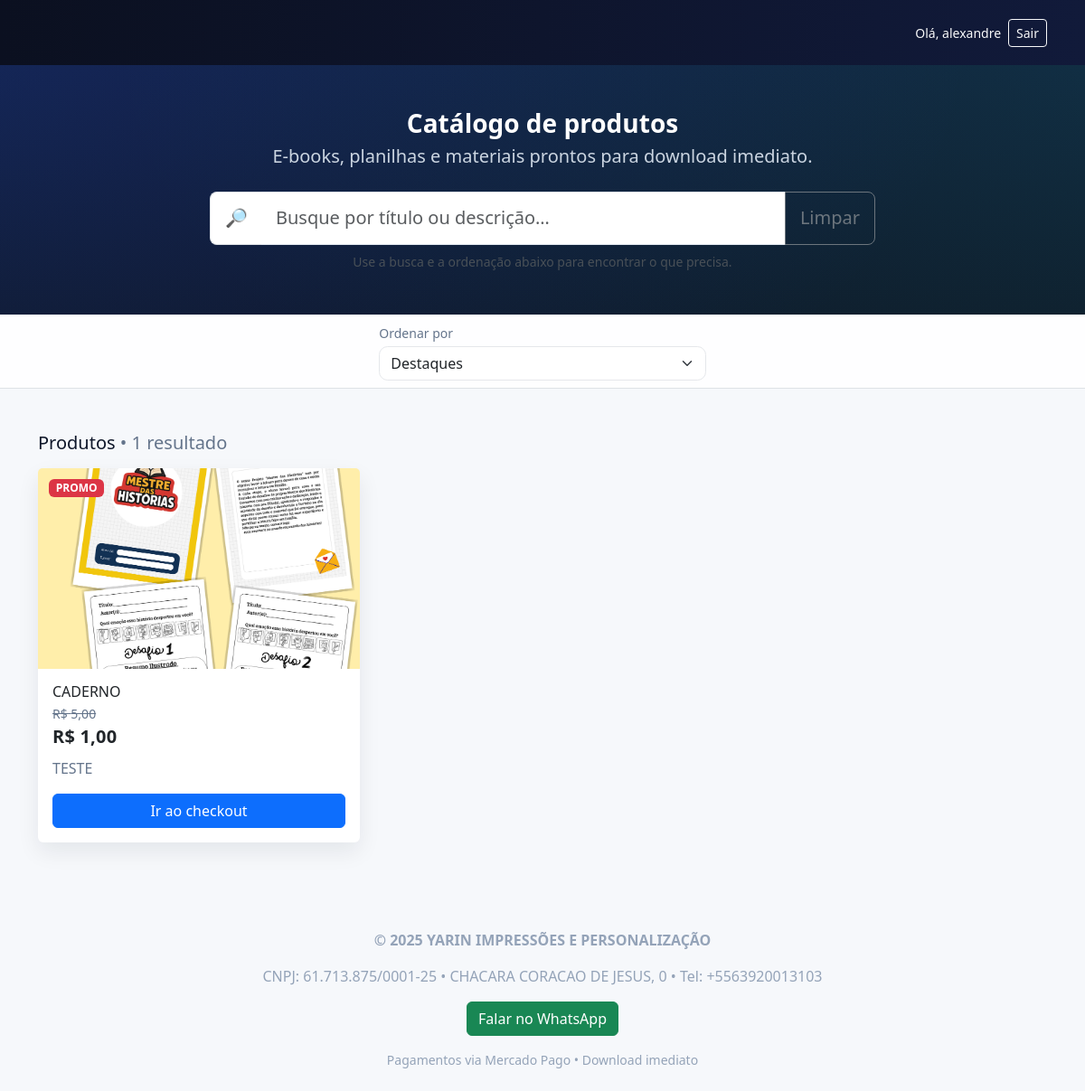
The page /produtos/ (signed in) on the database its author committed.
### vendas/models.py (models this page shows, shortened)
class Product(models.Model):
    title = models.CharField("Título", max_length=160)
    slug = models.SlugField(unique=True, max_length=180, editable=False)
    checkout_token = models.UUIDField(default=uuid.uuid4, editable=False, unique=True)
    description = models.TextField("Descrição", blank=True)
    image = models.ImageField(
        "Imagem",
        upload_to="produtos/imagens/",
        blank=True, null=True,
        **IMAGE_STORAGE_KW,
    )
    video_url = models.URLField("Vídeo (URL)", blank=True)
    digital_file = models.FileField(
        "Arquivo digital",
        upload_to="produtos/arquivos/",
        blank=True, null=True,
        **RAW_STORAGE_KW,
    )
    price = models.DecimalField("Preço (R$)", max_digits=10, decimal_places=2)
    promo_active = models.BooleanField("Promoção ativa?", default=False)
    promo_price = models.DecimalField(
        "Preço promocional (R$)", max_digits=10, decimal_places=2, blank=True, null=True
    )
    active = models.BooleanField("Ativo", default=True)
    created_at = models.DateTimeField(auto_now_add=True)
    class Meta:
        ordering = ["-created_at"]
    def get_checkout_url(self):
        return reverse("checkout", args=[self.slug, str(self.checkout_token)])
    @property
    def has_promo(self) -> bool:
        return bool(self.promo_active and self.promo_price and self.promo_price < self.price)
    @property
    def price_to_charge(self):
        return self.promo_price if self.has_promo else self.price

class Company(models.Model):
    corporate_name = models.CharField("Razão social", max_length=160)
    trade_name     = models.CharField("Nome fantasia", max_length=160, blank=True)
    cnpj           = models.CharField("CNPJ", max_length=18, unique=True,
                                      help_text="Ex.: 12.345.678/0001-95")
    address        = models.TextField("Endereço", blank=True)
    phone_e164     = models.CharField(
        "Telefone (E.164)", max_length=20, blank=True,
        validators=[phone_e164_validator],
        help_text="Ex.: +556300000000",
    )
    logo = models.ImageField(
        "Logo",
        upload_to="empresa/logos/",
        blank=True, null=True,
        **(globals().get("IMAGE_STORAGE_KW", {})),  # usa Cloudinary se estiver ativo
    )
    active     = models.BooleanField("Ativa?", default=True)
    created_at = models.DateTimeField(auto_now_add=True)
    updated_at = models.DateTimeField(auto_now=True)
    class Meta:
        verbose_name = "Empresa"
        verbose_name_plural = "Empresas"
        ordering = ["-created_at"]

### vendas/views.py (the view)
# urls.py: path("produtos/", views.catalog, name="catalog"),
def catalog(request):
    products = Product.objects.filter(active=True).order_by("-created_at")
    company = Company.objects.filter(active=True).first()  # para logo/nome/whatsapp no template
    now = timezone.now()
    today = timezone.localdate()
    start_30 = now - timedelta(days=30)
    today_new = Product.objects.filter(active=True, created_at__date=today).count()
    paid_30_qs = Order.objects.filter(status="paid", created_at__gte=start_30)
    agg = paid_30_qs.aggregate(
        receita_30d=Coalesce(
            Sum("amount"),
            Value(Decimal("0.00")),
            output_field=DecimalField(max_digits=12, decimal_places=2),
        ),
        pedidos_30d=Count("id"),
    )
    receita_30d = agg["receita_30d"] or Decimal("0.00")
    pedidos_30d = agg["pedidos_30d"] or 0
    ticket_30d = (receita_30d / pedidos_30d) if pedidos_30d else Decimal("0.00")
    ctx = {
        "products": products,
        "company": company,           # <<< usado no header/rodapé
        "now": now,                   # se o template usar {{ now|date:"Y" }}
        "kpi_today_new": today_new,
        "kpi_receita_30d": receita_30d,
        "kpi_pedidos_30d": pedidos_30d,
        "kpi_ticket_30d": ticket_30d,
    }
    return render(request, "vendas/home_public.html", ctx)

### vendas/templates/vendas/home_public.html (shortened to what this page needs)
<!doctype html>
<html lang="pt-br">
<head>
  <link href="https://cdn.jsdelivr.net/npm/bootstrap@5.3.3/dist/css/bootstrap.min.css" rel="stylesheet" />
</head>
<body>
<nav class="navbar nav-lite navbar-dark">
  <div class="container">
    <div class="d-flex w-100 align-items-center" style="min-height:56px;">
      <div class="ms-auto d-none d-md-flex align-items-center gap-2">
        {% if user.is_authenticated %}
          <span class="text-light small">Olá, {{ user.username }}</span>
          <a class="btn btn-outline-light btn-sm" href="{% url 'logout' %}">Sair</a>
        {% else %}
          <a class="btn btn-outline-light btn-sm" href="{% url 'login' %}">Entrar</a>
        {% endif %}
      </div>
    </div>
  </div>
</nav>
<header class="hero py-5">
  <div class="container">
    <div class="row g-4 align-items-center">
      <div class="col-lg-8 mx-auto text-center">
        <h1 class="hero-title">Catálogo de produtos</h1>
        <p class="lead mb-4">E-books, planilhas e materiais prontos para download imediato.</p>
        <div class="search-wrap">
          <div class="input-group input-group-lg">
            <span class="input-group-text bg-white border-end-0">🔎</span>
            <input id="q" type="search" class="form-control border-start-0" placeholder="Busque por título ou descrição…" aria-label="Buscar produtos">
            <button id="btn-clear" class="btn btn-outline-secondary">Limpar</button>
          </div>
          <div class="small mt-2 text-light-emphasis">
            Use a busca e a ordenação abaixo para encontrar o que precisa.
          </div>
        </div>
      </div>
    </div>
  </div>
</header>
<div class="sticky-topbar border-bottom py-2">
  <div class="container">
    <div class="row g-3 align-items-center toolbar justify-content-center">
      <div class="col-12 col-md-4">
        <label for="sortSel" class="form-label small text-muted-2 mb-1">Ordenar por</label>
        <select id="sortSel" class="form-select">
          <option value="featured">Destaques</option>
        </select>
      </div>
    </div>
  </div>
</div>
<main class="container py-4 py-md-5">
  <div class="d-flex align-items-center justify-content-between mb-3">
    <h2 class="h5 m-0">Produtos <span class="text-muted-2 fw-normal" id="resCount"></span></h2>
  </div>
  {% if products %}
    <div id="grid" class="row g-4">
      {% for p in products %}
        {% with eff=p.price_to_charge old=p.price %}
        <div class="col-12 col-sm-6 col-lg-4 product-card"
             data-title="{{ p.title|lower }}"
             data-desc="{{ p.description|default:''|lower }}"
             data-price="{{ eff|floatformat:2 }}"
             data-created="{{ p.created_at|date:'U' }}">
          <div class="card card-clean h-100 position-relative">
            {% if p.image %}
              <img src="{{ p.image.url }}" class="card-img-top" alt="{{ p.title }}">
            {% else %}
              <div class="card-img-top d-flex align-items-center justify-content-center" style="background:#eef2f7; aspect-ratio:16/10;">
                <span class="text-muted">Sem imagem</span>
              </div>
            {% endif %}
            {% if p.has_promo %}
              <span class="badge bg-danger promo-badge">PROMO</span>
            {% endif %}
            <div class="card-body d-flex flex-column">
              <h3 class="h6 mb-1">{{ p.title }}</h3>
              {% if p.has_promo %}
                <div class="old-price small"><del>R$ {{ old|floatformat:2 }}</del></div>
              {% endif %}
              <div class="price fs-5 mb-2">R$ {{ eff|floatformat:2 }}</div>
              <p class="text-muted-2 flex-grow-1 mb-3">{{ p.description|default:""|truncatewords:24 }}</p>
              <a class="btn btn-primary w-100" href="{{ p.get_checkout_url }}">Ir ao checkout</a>
            </div>
          </div>
        </div>
        {% endwith %}
      {% endfor %}
    </div>
  {% else %}
    <div class="empty">
      <div class="mb-2 fw-semibold">Nenhum produto disponível no momento.</div>
      <div class="text-muted">Volte mais tarde para conferir as novidades.</div>
    </div>
  {% endif %}
</main>
<footer class="py-4">
  <div class="container footer-min d-flex flex-column align-items-center text-center gap-3">
    <div class="fw-semibold">
      © {% now "Y" %} {{ company.trade_name|default:company.corporate_name|default:"Loja Digital" }}
    </div>
    {% if company %}
      <div>
        {% if company.cnpj %}
          CNPJ: {{ company.cnpj }}
          {% if company.address or company.phone_e164 %} • {% endif %}
        {% endif %}
        {% if company.address %}
          {{ company.address }}
          {% if company.phone_e164 %} • {% endif %}
        {% endif %}
        {% if company.phone_e164 %}
          Tel: {{ company.phone_e164 }}
        {% endif %}
      </div>
      {% if company.phone_e164 %}
        <a class="btn btn-success"
           href="https://wa.me/{{ company.phone_e164|cut:'+' }}?text={{ 'Olá! Tenho uma dúvida sobre os produtos.'|urlencode }}"
           target="_blank" rel="noopener">
          Falar no WhatsApp
        </a>
      {% endif %}
    {% endif %}
    <div class="small">Pagamentos via Mercado Pago • Download imediato</div>
  </div>
</footer>
</body>
</html>

### vendas/templates/vendas/home_public.html (style rules this page uses)
:root { --ink:#0f172a; --muted:#64748b; --ring:rgba(37,99,235,.18); --g1:#0b1020; --g2:#111a3a; }
html, body { max-width:100%; overflow-x:hidden; }
img, iframe { max-width:100%; height:auto; }
.input-group { width:100%; }
.input-group .form-control { min-width:0; }
body { background:#f6f8fb; color:var(--ink); }
.nav-lite { background:linear-gradient(90deg,var(--g1),var(--g2)); }
.hero { background: radial-gradient(1200px 600px at -10% -10%, rgba(37,99,235,.18), transparent), radial-gradient(1200px 600px at 110% -10%, rgba(16,185,129,.14), transparent), linear-gradient(180deg,var(--g2),#0f172a); color:#fff; }
.hero-title { font-weight:800; font-size:clamp(1.25rem, 2.5vw, 1.75rem); line-height:1.2; margin:0 0 .25rem 0; }
.hero .lead { color:#cbd5e1; }
.search-wrap .form-control { border-radius:.8rem; padding:.85rem 1rem; border-color:#e2e8f0; }
.sticky-topbar { position: sticky; top: -1px; z-index: 20; background:#ffffffd6; backdrop-filter: blur(6px); }
.toolbar .form-select, .toolbar .form-control { border-radius:.6rem; border-color:#e5e7eb; }
.card-clean { border:none; box-shadow:0 10px 24px rgba(17,24,39,.08); transition:transform .12s ease, box-shadow .12s ease; }
.card-img-top { aspect-ratio: 16/10; object-fit:cover; }
.promo-badge { position:absolute; top:.75rem; left:.75rem; }
.price { font-weight:800; letter-spacing:.2px; }
.old-price { color:#64748b; }
.text-muted-2 { color:var(--muted); }
.footer-min { color:#94a3b8; }

### rows shown on the page
Product: image (picture), promo_active "PROMO", title "CADERNO", price "5,00", price_to_charge "1,00", description "TESTE"
Company: trade_name "YARIN IMPRESSÕES E PERSONALIZAÇÃO", cnpj "61.713.875/0001-25", address "CHACARA CORACAO DE JESUS, 0", phone_e164 "+5563920013103"

### other values the page prints
{{ user.username }} "alexandre"
